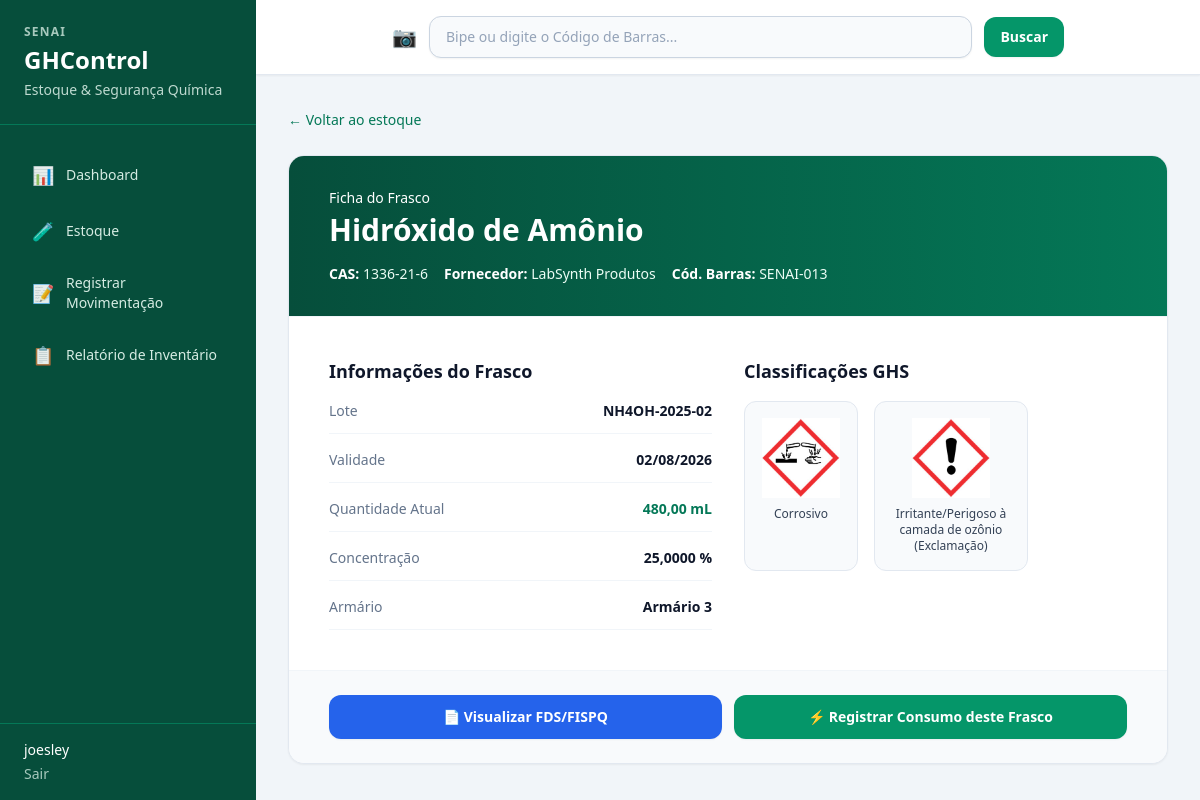
The app's page /estoque/19/ (signed in) with its own data.
### estoque/models.py (models this page shows, shortened)
class ItemEstoque(models.Model):
    reagente = models.ForeignKey(
        Reagente,
        on_delete=models.PROTECT,
        related_name='itens_estoque',
        verbose_name='Reagente',
        help_text='Reagente do catálogo ao qual este frasco pertence.',
    )
    lote = models.CharField(
        max_length=100,
        verbose_name='Lote',
        help_text='Identificação do lote de fabricação.',
    )
    validade = models.DateField(
        verbose_name='Validade',
        help_text='Data de validade do frasco.',
    )
    quantidade = models.DecimalField(
        max_digits=10,
        decimal_places=2,
        verbose_name='Quantidade',
        help_text='Volume ou massa disponível no frasco.',
    )
    qtd_unidade = models.CharField(
        max_length=20,
        verbose_name='Unidade da quantidade',
        help_text='Unidade de medida da quantidade (ex.: ml, g, L).',
    )
    concentracao = models.DecimalField(
        max_digits=10,
        decimal_places=4,
        verbose_name='Concentração',
        help_text='Concentração deste frasco específico.',
    )
    conc_unidade = models.CharField(
        max_length=20,
        verbose_name='Unidade da concentração',
        help_text='Unidade da concentração (ex.: %, M, N).',
    )
    fornecedor = models.CharField(
        max_length=200,
        verbose_name='Fornecedor',
        help_text='Nome do fornecedor do frasco.',
    )
    codigo_barras = models.CharField(
        max_length=100,
        blank=True,
        verbose_name='Código de barras',
        help_text='Código de barras do frasco, se houver.',
    )
    armario = models.ForeignKey(
        Armario,
        on_delete=models.PROTECT,
        related_name='itens_estoque',
        verbose_name='Armário',
        help_text='Localização física (prateleira/armário) do frasco.',
    )
    class Meta:
        verbose_name = 'Item de estoque'
        verbose_name_plural = 'Itens de estoque'
        ordering = ['reagente__nome', 'validade']

class Reagente(models.Model):
    nome = models.CharField(
        max_length=200,
        verbose_name='Nome',
        help_text='Nome do reagente químico.',
    )
    cas = models.CharField(
        max_length=50,
        verbose_name='CAS',
        help_text='Número CAS (Chemical Abstracts Service) da substância.',
    )
    classificacoes_ghs = models.ManyToManyField(
        GHS,
        related_name='reagentes',
        verbose_name='Classificações GHS',
        blank=True,
        help_text='Pictogramas GHS aplicáveis ao reagente (pode haver mais de um).',
    )
    fds_url = models.URLField(
        'Link da FDS/FISPQ',
        blank=True,
        null=True,
        help_text='URL do PDF da Ficha de Dados de Segurança (FDS/FISPQ) do fabricante.',
    )
    class Meta:
        verbose_name = 'Reagente'
        verbose_name_plural = 'Reagentes'
        ordering = ['nome']

class Armario(models.Model):
    posicao = models.IntegerField(
        verbose_name='Posição',
        unique=True,
        help_text='Número ou identificação da prateleira ou armário.',
    )
    class Meta:
        verbose_name = 'Armário'
        verbose_name_plural = 'Armários'
        ordering = ['posicao']

class GHS(models.Model):
    nome = models.CharField(
        max_length=100,
        verbose_name='Nome',
        help_text='Descrição do perigo GHS (ex.: Inflamável, Corrosivo).',
    )
    picto = models.CharField(
        max_length=255,
        verbose_name='Pictograma',
        help_text='Caminho ou nome do arquivo do pictograma GHS.',
    )
    class Meta:
        verbose_name = 'GHS'
        verbose_name_plural = 'GHS'
        ordering = ['nome']

### estoque/views.py (the view)
# urls.py: path('estoque/<int:pk>/', views.detalhe_item, name='detalhe_item'),
@login_required
def detalhe_item(request, pk):
    item = get_object_or_404(
        ItemEstoque.objects.select_related('reagente', 'armario')
        .prefetch_related('reagente__classificacoes_ghs'),
        pk=pk,
    )
    return render(request, 'estoque/detalhe_item.html', {'item': item})

### estoque/templates/estoque/detalhe_item.html (shortened to what this page needs)
{% extends 'estoque/base.html' %}
{% load static %}
{% block content %}
<div class="mb-6">
    <a href="{% url 'estoque:lista_estoque' %}"
       class="inline-flex items-center gap-1 text-sm font-medium text-brand-700 hover:text-brand-900">
        ← Voltar ao estoque
    </a>
</div>
<div class="overflow-hidden rounded-2xl border border-slate-200 bg-white shadow-sm">
    <div class="border-b border-slate-100 bg-gradient-to-r from-brand-900 to-brand-700 px-6 py-8 text-white md:px-10">
        <p class="text-sm font-medium text-brand-100">Ficha do Frasco</p>
        <h2 class="mt-1 text-3xl font-bold">{{ item.reagente.nome }}</h2>
        <div class="mt-4 flex flex-wrap gap-4 text-sm text-brand-50">
            <span><strong class="text-white">CAS:</strong> {{ item.reagente.cas }}</span>
            <span><strong class="text-white">Fornecedor:</strong> {{ item.fornecedor }}</span>
            {% if item.codigo_barras %}
            <span><strong class="text-white">Cód. Barras:</strong> {{ item.codigo_barras }}</span>
            {% endif %}
        </div>
    </div>
    <div class="grid gap-8 p-6 md:grid-cols-2 md:p-10">
        <div>
            <h3 class="mb-4 text-lg font-semibold text-slate-900">Informações do Frasco</h3>
            <dl class="space-y-4">
                <div class="flex justify-between border-b border-slate-100 pb-3">
                    <dt class="text-sm text-slate-500">Lote</dt>
                    <dd class="text-sm font-semibold text-slate-900">{{ item.lote }}</dd>
                </div>
                <div class="flex justify-between border-b border-slate-100 pb-3">
                    <dt class="text-sm text-slate-500">Validade</dt>
                    <dd class="text-sm font-semibold text-slate-900">{{ item.validade|date:"d/m/Y" }}</dd>
                </div>
                <div class="flex justify-between border-b border-slate-100 pb-3">
                    <dt class="text-sm text-slate-500">Quantidade Atual</dt>
                    <dd class="text-sm font-bold text-brand-700">{{ item.quantidade }} {{ item.qtd_unidade }}</dd>
                </div>
                <div class="flex justify-between border-b border-slate-100 pb-3">
                    <dt class="text-sm text-slate-500">Concentração</dt>
                    <dd class="text-sm font-semibold text-slate-900">{{ item.concentracao }} {{ item.conc_unidade }}</dd>
                </div>
                <div class="flex justify-between border-b border-slate-100 pb-3">
                    <dt class="text-sm text-slate-500">Armário</dt>
                    <dd class="text-sm font-semibold text-slate-900">Armário {{ item.armario.posicao }}</dd>
                </div>
            </dl>
        </div>
        <div>
            <h3 class="mb-4 text-lg font-semibold text-slate-900">Classificações GHS</h3>
            <div class="flex flex-wrap gap-4">
                {% for ghs in item.reagente.classificacoes_ghs.all %}
                <div class="flex flex-col items-center rounded-xl border border-slate-200 bg-slate-50 p-4 text-center">
                    <img src="{% static ghs.picto %}"
                         alt="{{ ghs.nome }}"
                         title="{{ ghs.nome }}"
                         class="h-20 w-20 object-contain"
                         onerror="this.classList.add('hidden'); this.nextElementSibling.classList.remove('hidden');">
                    <p class="mt-2 max-w-[120px] text-xs font-medium text-slate-700">{{ ghs.nome }}</p>
                </div>
                {% empty %}
                <p class="text-sm italic text-slate-400">Nenhuma classificação GHS cadastrada.</p>
                {% endfor %}
            </div>
        </div>
    </div>
    <div class="flex flex-col gap-3 border-t border-slate-100 bg-slate-50 px-6 py-6 md:flex-row md:px-10">
        {% if item.reagente.fds_url %}
        <a href="{{ item.reagente.fds_url }}"
           target="_blank"
           rel="noopener noreferrer"
           class="inline-flex flex-1 items-center justify-center gap-2 rounded-xl bg-blue-600 px-6 py-3 text-sm font-semibold text-white shadow-sm transition hover:bg-blue-700">
            📄 Visualizar FDS/FISPQ
        </a>
        {% else %}
        <span class="inline-flex flex-1 cursor-not-allowed items-center justify-center gap-2 rounded-xl border border-slate-200 bg-slate-100 px-6 py-3 text-sm font-medium text-slate-400"
              title="Cadastre o link da FDS no painel admin (Reagente)">
            📄 FDS/FISPQ indisponível
        </span>
        {% endif %}
        <a href="{% url 'estoque:registrar_movimentacao' %}?item={{ item.pk }}&tipo=Consumo"
           class="inline-flex flex-1 items-center justify-center gap-2 rounded-xl bg-brand-600 px-6 py-3 text-sm font-semibold text-white shadow-sm transition hover:bg-brand-700">
            ⚡ Registrar Consumo deste Frasco
        </a>
    </div>
</div>
{% endblock %}

### estoque/templates/estoque/base.html (shortened to what this page needs)
{% load static %}
<!DOCTYPE html>
<html lang="pt-BR">
<head>
    <script src="https://cdn.tailwindcss.com"></script>
</head>
<body class="min-h-screen bg-slate-100 text-slate-800 antialiased">
    <div class="flex min-h-screen">
        <aside class="hidden w-64 flex-shrink-0 bg-brand-900 text-white md:flex md:flex-col print:hidden">
            <div class="border-b border-brand-700 px-6 py-6">
                <p class="text-xs font-semibold uppercase tracking-widest text-brand-50/70">SENAI</p>
                <h1 class="mt-1 text-2xl font-bold">GHControl</h1>
                <p class="mt-1 text-sm text-brand-50/80">Estoque &amp; Segurança Química</p>
            </div>
            <nav class="flex-1 space-y-1 px-4 py-6">
                <a href="{% url 'estoque:dashboard' %}"
                   class="flex items-center gap-3 rounded-lg px-4 py-3 text-sm font-medium transition
                          {% if request.resolver_match.url_name == 'dashboard' %}bg-brand-700 text-white{% else %}text-brand-50/90 hover:bg-brand-700/60{% endif %}">
                    <span class="text-lg">📊</span> Dashboard
                </a>
                <a href="{% url 'estoque:lista_estoque' %}"
                   class="flex items-center gap-3 rounded-lg px-4 py-3 text-sm font-medium transition
                          {% if request.resolver_match.url_name == 'lista_estoque' %}bg-brand-700 text-white{% else %}text-brand-50/90 hover:bg-brand-700/60{% endif %}">
                    <span class="text-lg">🧪</span> Estoque
                </a>
                <a href="{% url 'estoque:registrar_movimentacao' %}"
                   class="flex items-center gap-3 rounded-lg px-4 py-3 text-sm font-medium transition
                          {% if request.resolver_match.url_name == 'registrar_movimentacao' %}bg-brand-700 text-white{% else %}text-brand-50/90 hover:bg-brand-700/60{% endif %}">
                    <span class="text-lg">📝</span> Registrar Movimentação
                </a>
                <a href="{% url 'estoque:relatorio_inventario' %}"
                   class="flex items-center gap-3 rounded-lg px-4 py-3 text-sm font-medium transition
                          {% if request.resolver_match.url_name == 'relatorio_inventario' %}bg-brand-700 text-white{% else %}text-brand-50/90 hover:bg-brand-700/60{% endif %}">
                    <span class="text-lg">📋</span> Relatório de Inventário
                </a>
            </nav>
            {% if user.is_authenticated %}
            <div class="border-t border-brand-700 px-6 py-4 text-sm text-brand-50/80">
                <p class="font-medium text-white">{{ user.get_username }}</p>
                <form method="post" action="{% url 'estoque:logout' %}" class="mt-1">
                    <button type="submit" class="text-brand-50/70 hover:text-white">Sair</button>
                </form>
            </div>
            {% endif %}
        </aside>
        <div class="flex flex-1 flex-col">
            <header class="hidden border-b border-slate-200 bg-white px-8 py-4 shadow-sm md:block print:hidden">
                <form action="{% url 'estoque:busca_codigo_barras' %}" method="get" class="mx-auto flex max-w-2xl items-center gap-3">
                    <span class="text-xl text-slate-400" aria-hidden="true">📷</span>
                    <input type="text"
                           name="codigo"
                           placeholder="Bipe ou digite o Código de Barras..."
                           autocomplete="off"
                           class="w-full rounded-xl border border-slate-300 bg-slate-50 px-4 py-2.5 text-sm text-slate-800 shadow-sm placeholder:text-slate-400 focus:border-brand-500 focus:bg-white focus:outline-none focus:ring-2 focus:ring-brand-200">
                    <button type="submit"
                            class="rounded-xl bg-brand-600 px-4 py-2.5 text-sm font-semibold text-white shadow-sm transition hover:bg-brand-700">
                        Buscar
                    </button>
                </form>
            </header>
            <main class="flex-1 px-4 py-6 md:px-8 md:py-8">
                {% block content %}{% endblock %}
            </main>
        </div>
    </div>
</body>
</html>

### records on screen
ItemEstoque: reagente.nome "Hidróxido de Amônio", reagente.cas "1336-21-6", fornecedor "LabSynth Produtos", codigo_barras "SENAI-013", lote "NH4OH-2025-02", validade "02/08/2026", quantidade "480,00", qtd_unidade "mL", concentracao "25,0000", conc_unidade "%", armario.posicao "3"
GHS: picto (picture), nome "Corrosivo"
GHS: picto (picture), nome "Irritante/Perigoso à camada de ozônio (Exclamação)"

### other values on screen
{{ user.get_username }} "joesley"
